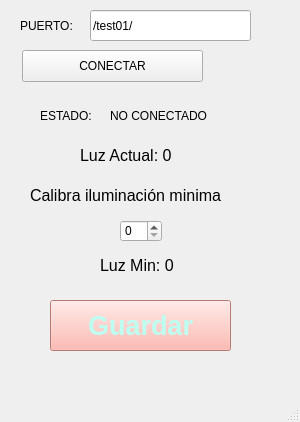
<?xml version="1.0" encoding="UTF-8"?>
<ui version="4.0">
 <class>MainWindow</class>
 <widget class="QMainWindow" name="MainWindow">
  <property name="geometry">
   <rect>
    <x>0</x>
    <y>0</y>
    <width>300</width>
    <height>422</height>
   </rect>
  </property>
  <property name="windowTitle">
   <string>MainWindow</string>
  </property>
  <widget class="QWidget" name="centralwidget">
   <widget class="QPushButton" name="btn_accion">
    <property name="geometry">
     <rect>
      <x>22</x>
      <y>50</y>
      <width>181</width>
      <height>32</height>
     </rect>
    </property>
    <property name="text">
     <string>CONECTAR</string>
    </property>
   </widget>
   <widget class="QLineEdit" name="txt_puerto">
    <property name="geometry">
     <rect>
      <x>90</x>
      <y>10</y>
      <width>161</width>
      <height>31</height>
     </rect>
    </property>
    <property name="text">
     <string>/test01/</string>
    </property>
   </widget>
   <widget class="QLabel" name="label">
    <property name="geometry">
     <rect>
      <x>20</x>
      <y>10</y>
      <width>61</width>
      <height>31</height>
     </rect>
    </property>
    <property name="text">
     <string>PUERTO:</string>
    </property>
   </widget>
   <widget class="QLabel" name="texto1">
    <property name="geometry">
     <rect>
      <x>40</x>
      <y>100</y>
      <width>61</width>
      <height>31</height>
     </rect>
    </property>
    <property name="text">
     <string>ESTADO:</string>
    </property>
   </widget>
   <widget class="QLabel" name="txt_estado">
    <property name="geometry">
     <rect>
      <x>110</x>
      <y>100</y>
      <width>151</width>
      <height>31</height>
     </rect>
    </property>
    <property name="text">
     <string>NO CONECTADO</string>
    </property>
   </widget>
   <widget class="QPushButton" name="btn_guardar">
    <property name="geometry">
     <rect>
      <x>50</x>
      <y>300</y>
      <width>181</width>
      <height>51</height>
     </rect>
    </property>
    <property name="font">
     <font>
      <pointsize>20</pointsize>
      <weight>75</weight>
      <bold>true</bold>
     </font>
    </property>
    <property name="styleSheet">
     <string notr="true">background-color: rgb(254, 169, 158);
color: rgb(189, 255, 241);</string>
    </property>
    <property name="text">
     <string>Guardar</string>
    </property>
   </widget>
   <widget class="QLabel" name="texto2">
    <property name="geometry">
     <rect>
      <x>30</x>
      <y>180</y>
      <width>251</width>
      <height>31</height>
     </rect>
    </property>
    <property name="font">
     <font>
      <pointsize>12</pointsize>
     </font>
    </property>
    <property name="text">
     <string>Calibra iluminación minima</string>
    </property>
   </widget>
   <widget class="QLabel" name="txt_calibrar">
    <property name="geometry">
     <rect>
      <x>100</x>
      <y>250</y>
      <width>101</width>
      <height>31</height>
     </rect>
    </property>
    <property name="font">
     <font>
      <pointsize>12</pointsize>
     </font>
    </property>
    <property name="text">
     <string>Luz Min: 0</string>
    </property>
   </widget>
   <widget class="QSpinBox" name="spinBox">
    <property name="geometry">
     <rect>
      <x>120</x>
      <y>220</y>
      <width>42</width>
      <height>22</height>
     </rect>
    </property>
    <property name="maximum">
     <number>30</number>
    </property>
   </widget>
   <widget class="QLabel" name="txt_luz">
    <property name="geometry">
     <rect>
      <x>80</x>
      <y>140</y>
      <width>141</width>
      <height>31</height>
     </rect>
    </property>
    <property name="font">
     <font>
      <pointsize>12</pointsize>
     </font>
    </property>
    <property name="text">
     <string>Luz Actual: 0</string>
    </property>
   </widget>
  </widget>
  <widget class="QMenuBar" name="menubar">
   <property name="geometry">
    <rect>
     <x>0</x>
     <y>0</y>
     <width>300</width>
     <height>26</height>
    </rect>
   </property>
  </widget>
  <widget class="QStatusBar" name="statusbar"/>
 </widget>
 <resources/>
 <connections/>
</ui>
